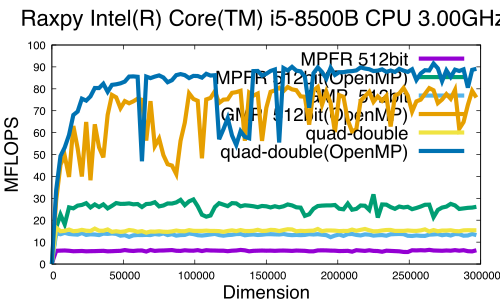

Recreate this plot in gnuplot.
set xlabel font "Helvetica,20"
set ylabel font "Helvetica,20"
set key font "Helvetica,20"
set title font "Helvetica,24"
set title "Raxpy Intel(R) Core(TM) i5-8500B CPU @ 3.00GHz "
set xlabel "Dimension"
set ylabel "MFLOPS"
#set terminal postscript eps color enhanced
set terminal pdf

plot \
"log.Raxpy.mpfr"            using 1:2 title 'MPFR 512bit'            with lines linewidth 6, \
"log.Raxpy.mpfr_opt"        using 1:2 title 'MPFR 512bit(OpenMP)'    with lines linewidth 6, \
"log.Raxpy.gmp"             using 1:2 title 'GMP  512bit'            with lines linewidth 6, \
"log.Raxpy.gmp_opt"         using 1:2 title 'GMP  512bit(OpenMP)'    with lines linewidth 6, \
"log.Raxpy.qd"              using 1:2 title 'quad-double'            with lines linewidth 6, \
"log.Raxpy.qd_opt"	    using 1:2 title 'quad-double(OpenMP)'    with lines linewidth 6
